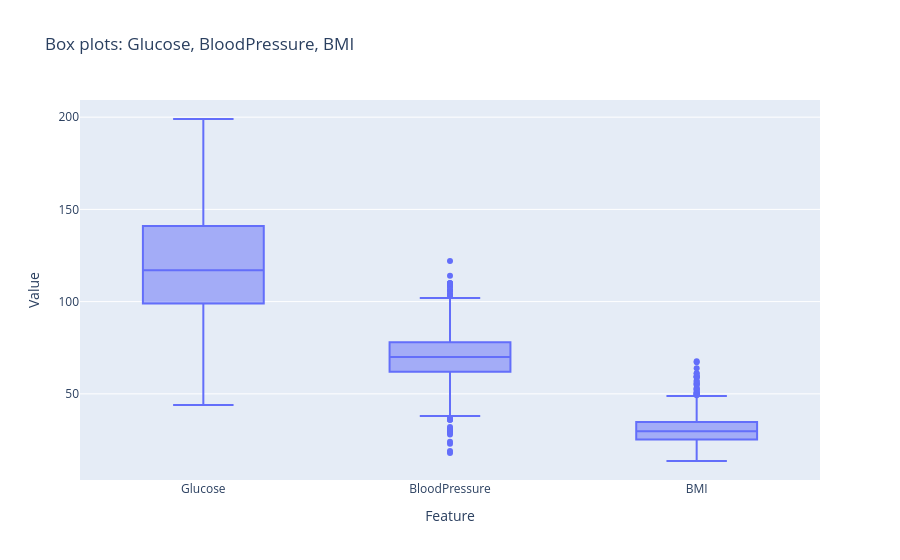
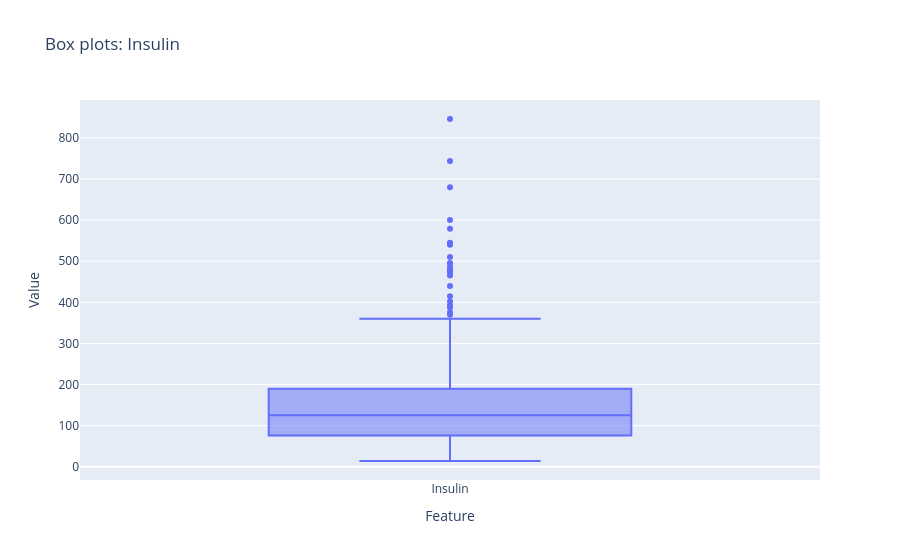

Here is the notebook cell these charts were saved with, in order:
### Markdown cell above
## 4.2 Box Plot Method

In a box plot the **box** spans the first quartile (Q1, 25%) to the third quartile (Q3, 75%), and the line inside is the **median**. The **whiskers** reach the most extreme values that are still within 1.5 × IQR of the box. Points drawn beyond the whiskers are potential outliers.

`Insulin` is plotted separately because its scale (up to 846) would flatten the other box plots.

### Code cell
diabetes.box_plot(["Glucose", "BloodPressure", "BMI"]).show()
diabetes.box_plot("Insulin").show()

### Figure 1 — Plotly figure (JSON) as saved in the notebook; plotly's stock layout.template omitted (floating-point values rounded to 4 significant figures; data arrays with more than 128 entries replaced by an {"elided": "..."} marker saying what was removed)
{"data": [{"alignmentgroup": "True", "boxpoints": "outliers", "hovertemplate": "Feature=%{x}<br>Value=%{y}<extra></extra>", "legendgroup": "", "marker": {"color": "#636efa"}, "name": "", "notched": false, "offsetgroup": "", "orientation": "v", "showlegend": false, "type": "box", "x": {"elided": "4246 str values"}, "x0": " ", "xaxis": "x", "y": {"elided": "4246 float values"}, "y0": " ", "yaxis": "y"}], "layout": {"boxmode": "group", "legend": {"tracegroupgap": 0}, "title": {"text": "Box plots: Glucose, BloodPressure, BMI"}, "xaxis": {"anchor": "y", "domain": [0, 1], "title": {"text": "Feature"}}, "yaxis": {"anchor": "x", "domain": [0, 1], "title": {"text": "Value"}}}}

### Figure 2 — Plotly figure (JSON) as saved in the notebook; plotly's stock layout.template omitted (floating-point values rounded to 4 significant figures; data arrays with more than 128 entries replaced by an {"elided": "..."} marker saying what was removed)
{"data": [{"alignmentgroup": "True", "boxpoints": "outliers", "hovertemplate": "Feature=%{x}<br>Value=%{y}<extra></extra>", "legendgroup": "", "marker": {"color": "#636efa"}, "name": "", "notched": false, "offsetgroup": "", "orientation": "v", "showlegend": false, "type": "box", "x": {"elided": "394 str values"}, "x0": " ", "xaxis": "x", "y": {"elided": "394 float values"}, "y0": " ", "yaxis": "y"}], "layout": {"boxmode": "group", "legend": {"tracegroupgap": 0}, "title": {"text": "Box plots: Insulin"}, "xaxis": {"anchor": "y", "domain": [0, 1], "title": {"text": "Feature"}}, "yaxis": {"anchor": "x", "domain": [0, 1], "title": {"text": "Value"}}}}
